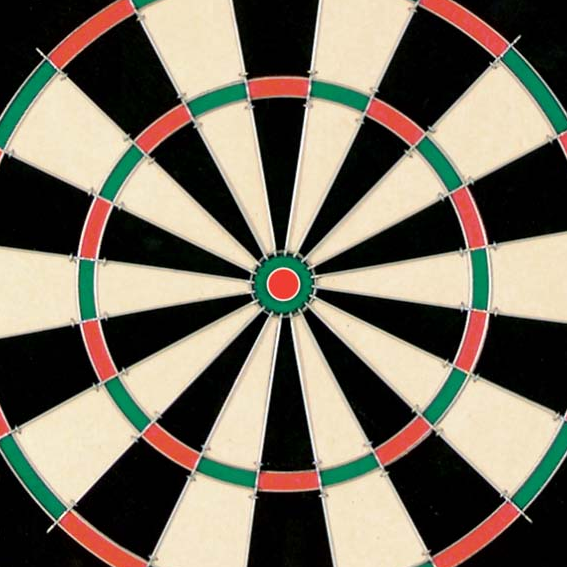
//> input picture materials/dart.bmp, 567 x 567 px
$ ./whoKnows dart.bmp   (built with g++ and OpenCV 4)
//> lines starting //> are read from the running program, lines starting //| are printed output that depends on the picture; after the words box and inside, x2 and y2 are one past the last pixel; in counts of white or black regions, pixels touching at a corner belong together
/////////////////////////////////////////////////////////////////////////////
//
// COMS30121 - face.cpp
//
/////////////////////////////////////////////////////////////////////////////

// header inclusion
#include <stdio.h>
#include "opencv2/objdetect/objdetect.hpp"
#include "opencv2/opencv.hpp"
#include "opencv2/core/core.hpp"
#include "opencv2/highgui/highgui.hpp"
#include "opencv2/imgproc/imgproc.hpp"
#include <iostream>
#include <string.h>
#include <stdio.h>
#include <tuple>

using namespace std;
using namespace cv;

/** Function Headers */
void houghSetup(Mat image, Mat &ang, Mat &mag);
vector<Point> lineMain(Mat image, Mat &ang, Mat &mag, Rect pos);
vector< tuple<int, int, int> > circleMain(Mat &image, Mat &ang, Mat &mag, Rect pos);

vector<Mat> getFrames(Mat image, vector<Rect> det);
bool circRatios(tuple<int,int,int> circs0, tuple<int,int,int> circs1);

int pullNum(const char* name);
bool rectIntersect(Rect r1, Rect r2, int thresh);
vector<Rect> getTruths( int index );
vector<Rect> detectAndDisplay( Mat frame, vector<Rect> gt );
void groundTruthDraw(Mat frame, vector<Rect> gt);
vector<Rect> getGT(const char* name);
//Line Funcs
void conv(cv::Mat &input, Mat kernel, cv::Mat &convOutput);
void grad(Mat &dx, Mat &dy, Mat &mag, Mat &ang);
void houghLine(Mat &mag_thr, Mat &grad_ori, Mat &hspace, int threshold);
void suppressLine(Mat &hspace, double bound,int suppRange, Mat &out);
vector< tuple <double, double, double> > lineHighlight(Mat &hspace, Mat &output);
Point getIntersect(tuple <double, double, double> l1, tuple <double, double, double> l2);
bool inCirc(int centreX, int centreY, int radius, Point p1);
//Circle Funcs
void thresholding(double threshold, Mat &input, Mat &output);
vector< tuple<int, int, int> > suppressCircles(Mat &hspace, double bound, int cols, int rows, int rad, int suppRange, Mat &out);
void houghCircle(Mat &mag_thr, Mat &grad_ori, int radius, Mat &hspace);
void circleHighlight(Mat hough_array, Mat &output, int threshold, int radius);
void houghToMat(Mat hough_array, Mat &output, int radius);

/** Global variables */
String cascade_name = "dartcascade/cascade.xml";
CascadeClassifier cascade;

int maxDistance;

/** @function main */
int main( int argc, const char** argv )
{
       // 1. Read Input Image
	Mat frame = imread(argv[1], CV_LOAD_IMAGE_COLOR);
//> frame is the input picture: 567 rows x 567 cols, CV_8UC3; mean B, G, R 96.6, 111.5, 119.5
	Mat image = frame.clone();
	Mat out = image.clone();

	vector<Rect> gt;

	//Getting correct ground truths for loaded image
	pullNum(argv[1]);
	gt = getGT(argv[1]);
//> gt = 1 Rect (x, y, width, height): [452, 17, 150, 179]
	if (gt.size() == 0) return -1; //Invalid file-name

	// 2. Load the Strong Classifier in a structure called `Cascade'
	if( !cascade.load( cascade_name ) ){ printf("--(!)Error loading\n"); return -1; };

	// 3. Detect Faces and Display Result
	vector<Rect> darts = detectAndDisplay( frame, gt );
	// vector<Mat> frames = getFrames(image, darts);
	// Draw ground truth rectangles on image
	groundTruthDraw(frame, gt);
	// 4. Save Result Image
	// cout << frame.cols << " " << frame.rows << endl;
	imwrite( "dart_detected.jpg", frame );

	Mat mag;
	Mat ang;
	houghSetup(image, ang, mag);
	vector<Mat> frames = getFrames(image, darts);
	vector<Mat> framesMag = getFrames(mag, darts);
	vector<Mat> framesAng = getFrames(ang, darts);
	vector<Rect> accepted;
	vector<Rect> potential;
	vector< tuple<int, int, int> > circs;
	vector<Point> iPoint;
	// tuple<int, int, int> outer;
	// tuple<int, int, int> inner;
	// vector< tuple< tuple<int, int, int>, tuple<int, int, int> > > pairs;
	bool circCount, circLocs, interLocs;
	int min;
	for (int i = 0; i < frames.size(); i++) {
		circs = circleMain(image, framesAng[i], framesMag[i], darts[i]);
		for (int x = 0; x < circs.size(); x++) {
			for (int y = 0; y < circs.size(); y++) {
				cout << circRatios(circs[x], circs[y]) << endl;
				if (circRatios(circs[x], circs[y])) {
					Rect circleRect = Rect(get<1>(circs[y])-get<2>(circs[y]), get<0>(circs[y])-get<2>(circs[y]), 2*get<2>(circs[y]), 2*get<2>(circs[y]));
					circleRect.x += darts[i].x;
					circleRect.y += darts[i].y;
					potential.push_back(circleRect);
					// pairs.push_back(make_tuple(circs[x], circs[y])); //Pairs of circles that fit what we expect from a dartboard
				}
			}
		}
		// [6 lines of commented-out code are left out]

		framesMag = getFrames(mag, potential);
		framesAng = getFrames(ang, potential);
		for (int x = 0; x < potential.size(); x++) {
			iPoint = lineMain(image, framesAng[i], framesMag[i], potential[i]);
			int count = 0;
			// cout << get<0>(inner) << " " << get<2>(inner) << endl;
			for (Point n : iPoint) {
				// cout << i << endl;
				if (inCirc(potential[x].width/2, potential[x].height/2, potential[x].width/2, n)) {
					count++;
				}
			}
			interLocs = (count > 30) && (count < 60);
			cout << interLocs << " " << darts[i] << endl;
			if (interLocs) accepted.push_back(potential[x]);
		}

	}
	// [32 lines of commented-out code are left out]
	for (int i = 0; i < accepted.size(); i++) {
		rectangle(out, Point(accepted[i].x, accepted[i].y), Point(accepted[i].x + accepted[i].width, accepted[i].y + accepted[i].height), Scalar( 255, 0, 0 ), 2);
	}
	imwrite("accepted_frames.jpg", out);
    return 0;
}

void houghSetup(Mat image, Mat &ang, Mat &mag) {
	// CONVERT COLOUR AND SAVE
    Mat gray_image;
    cvtColor( image, gray_image, CV_BGR2GRAY );
    int kSize = 3;
    double myKdx[3][3] = {{-1,0,1},
    					{-2,0,2},
    					{-1,0,1}};
    double myKdy[3][3] = {{-1,-2,-1},
    					{0,0,0},
    					{1,2,1}};
    Mat kerndx(3,3, CV_64F, myKdx);
    Mat kerndy(3,3, CV_64F, myKdy);

    Mat convImdx, dxNonNorm;
    conv(gray_image,kerndx,dxNonNorm);

    Mat convImdy, dyNonNorm;
    conv(gray_image,kerndy,dyNonNorm);

    grad(dxNonNorm, dyNonNorm, mag, ang);
}

// [36 lines left out: function lineMain, not called in this run]


vector< tuple<int, int, int> > circleMain(Mat &image, Mat &ang, Mat &mag, Rect pos) {
	Mat output_mag_norm;
	normalize(mag, output_mag_norm, 0, 255, NORM_MINMAX);
	Mat output_thresholded;
	thresholding(40, output_mag_norm, output_thresholded);
	imwrite( "output_thresholded.jpg", output_thresholded );

	// long ***hspace; //Want to change this to mat all the way through
	int radius = 50;
	int dims[3] = {ang.rows, ang.cols, radius};
	Mat hspace = Mat(3, dims, CV_64F, Scalar(0));
	// zeroHspace(hspace, dims);
	houghCircle(output_thresholded, ang, radius, hspace); //Have create 3d hough mat
	Mat output_hough;
	output_hough.create(ang.size(), ang.type());
	Mat supH;
	vector< tuple<int,int,int> > circs;
	circs = suppressCircles(hspace, 0.7, ang.cols, ang.rows, radius, 15, supH); //Suppress 3d hough mat
	return circs;
	// [16 lines of commented-out code are left out]
}

//
//
//

vector<Mat> getFrames(Mat image, vector<Rect> det) {
	vector<Mat> frames;
	for (int i = 0; i < det.size(); i++) {
		Mat a = image(det[i]);
		frames.push_back(a);
	}
	return frames;
}

bool circRatios(tuple<int,int,int> circs0, tuple<int,int,int> circs1) {
	//circs0 assumed to be inner when checking
	bool yFlag, xFlag, ratioFlag;
	yFlag = (get<0>(circs0) > get<0>(circs1)-5) && (get<0>(circs0) < get<0>(circs1)+5);
	xFlag = (get<1>(circs0) > get<1>(circs1)-5) && (get<1>(circs0) < get<1>(circs1)+5);
	ratioFlag = (get<2>(circs1) <= get<2>(circs0) * 2.5) && (get<2>(circs1) >= get<2>(circs0) * 1.25);
	if (yFlag && xFlag && ratioFlag) {
		return true;
	}
	return false;
}


//
//
//

//Specifc function to pull file number out of files following format xN.jpg where x is a string an N is an integer
int pullNum(const char* name) {
	int num = 0;
	int unit = 1;
	for (int i = strlen(name) - 5; name[i] > 47 && name[i] < 58; i--) {
		num += (name[i] - 48) * unit;
		unit *= 10;
	}
	return num;
}

vector<Rect> getGT(const char* name) {
	int index = pullNum(name);
	if (index < 0 || index > 16) {
		vector<Rect> none(0);
		return none;
	}
	return getTruths(index);
}

bool rectIntersect(Rect r1, Rect r2, double thresh) {
	//Returns a boolean indicating if the area
	//shared by both rectangles is greater than the threshold
	return ((float) (r1 & r2).area()/(r1|r2).area() > thresh);
}

vector<Rect> getTruths(int index) {
	vector< vector<Rect> > gt(16);
	//Adding ground truth location of faces for each image
	gt[0].push_back(Rect(452, 17, 150, 179));
	gt[1].push_back(Rect(193, 134, 201, 191));
	gt[2].push_back(Rect(102, 100, 91, 85));
	gt[3].push_back(Rect(325, 151, 66, 68));
	gt[4].push_back(Rect(175, 90, 210, 209));
	gt[5].push_back(Rect(435, 142, 100, 107));
	gt[6].push_back(Rect(203, 112, 78, 75));
	gt[7].push_back(Rect(248, 163, 160, 163));
	gt[8].push_back(Rect(835, 220, 124, 118));
	gt[8].push_back(Rect(61, 251, 76, 96));
	gt[9].push_back(Rect(195, 38, 248, 248));
	gt[10].push_back(Rect(912, 146, 41, 75));
	gt[10].push_back(Rect(578, 127, 67, 89));
	gt[10].push_back(Rect(91, 103, 103, 115));
	gt[11].push_back(Rect(161, 98, 82, 81));
	gt[11].push_back(Rect(436, 111, 53, 77)); //Maybe too hidden to expect detection
	gt[12].push_back(Rect(154, 72, 66, 146));
	gt[13].push_back(Rect(269, 119, 139, 136));
	gt[14].push_back(Rect(114, 98, 139, 132));
	gt[14].push_back(Rect(982, 95, 135, 125));
	gt[15].push_back(Rect(155, 49, 132, 150));
	return gt[index];
}

void groundTruthDraw(Mat frame, vector<Rect> gt) {
	for (int i = 0; i < gt.size(); i++) {
		rectangle(frame, Point(gt[i].x, gt[i].y), Point(gt[i].x + gt[i].width, gt[i].y + gt[i].height), Scalar( 0, 0, 255 ), 2);
	}
}

/** @function detectAndDisplay */
vector<Rect> detectAndDisplay( Mat frame , vector<Rect> gt)
{
	std::vector<Rect> darts;
	Mat frame_gray;
	int truePos = 0;
	int dartCount = gt.size();
//> dartCount = 1

	// 1. Prepare Image by turning it into Grayscale and normalising lighting
	cvtColor( frame, frame_gray, CV_BGR2GRAY );
	equalizeHist( frame_gray, frame_gray );
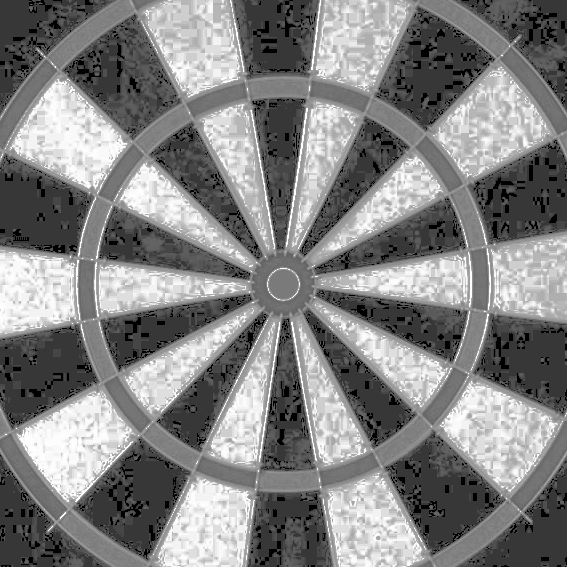
//> frame_gray: 567 rows x 567 cols, CV_8UC1; min 0, max 255, mean 130.4

	// 2. Perform Viola-Jones Object Detection
	cascade.detectMultiScale( frame_gray, darts, 1.1, 1, 0|CV_HAAR_SCALE_IMAGE, Size(50, 50), Size(500,500) );
//> darts = 23 Rects (x, y, width, height), first 8: [182, 19, 58, 58], [20, 10, 60, 60], [103, 54, 54, 54], [62, 112, 52, 52], [279, 147, 55, 55], [60, 191, 56, 56], [378, 397, 59, 59], [61, 398, 61, 61]

       // 3. Print number of Faces found
	std::cout << darts.size() << std::endl;
//| 23

       // 4. Draw box around faces found
	for( int i = 0; i < darts.size(); i++ ) //Exit loop early when all ground truths seen
	{
		bool matchFlag = false;
		rectangle(frame, Point(darts[i].x, darts[i].y), Point(darts[i].x + darts[i].width, darts[i].y + darts[i].height), Scalar( 0, 255, 0 ), 2);
		for (int j = 0; j < gt.size(); j++) {
			if (rectIntersect(darts[i], gt[j], 0.75)) {
				gt.erase(gt.begin() + j);
				matchFlag = true;
				break;
			}
		}
		if (matchFlag) {
			// cout << "Detected face " << i+1 << " " << faces[i] << " closely matches ground truth" << endl;
			truePos++;
		}
		else cout << "Detected face " << i+1 << " " << darts[i]  << "doesn't match a ground truth face" << endl;
	}
//> this loop made 23 passes
//| Detected face 1 [58 x 58 from (182, 19)]doesn't match a ground truth face
//| Detected face 2 [60 x 60 from (20, 10)]doesn't match a ground truth face
//| Detected face 3 [54 x 54 from (103, 54)]doesn't match a ground truth face
//| Detected face 4 [52 x 52 from (62, 112)]doesn't match a ground truth face
//| Detected face 5 [55 x 55 from (279, 147)]doesn't match a ground truth face
//| Detected face 6 [56 x 56 from (60, 191)]doesn't match a ground truth face
//| Detected face 7 [59 x 59 from (378, 397)]doesn't match a ground truth face
//| Detected face 8 [61 x 61 from (61, 398)]doesn't match a ground truth face
//> (output is shown up to pass 8 of 23)
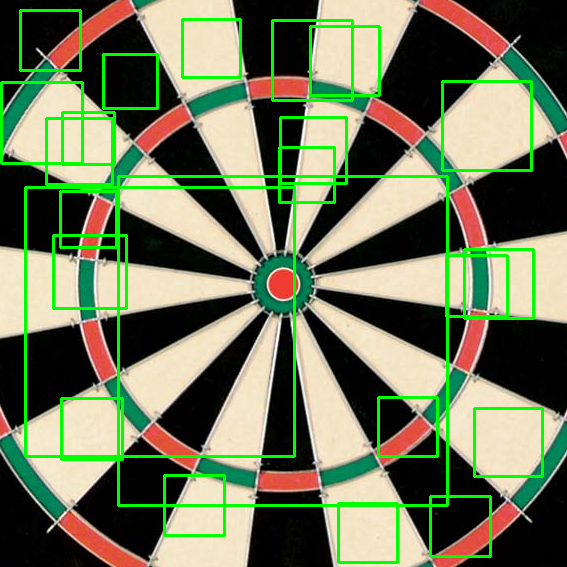
//> frame: 567 rows x 567 cols, CV_8UC3; 7.03% of pixels changed, all inside (x1, y1, x2, y2) = (0, 9, 544, 564)
//> after the loop, truePos = 0
	float precision = (float) truePos/ darts.size(); //ratio of faces found correctly, to faces detected in image
//> precision = 0
	float recall = (dartCount > 0 ? (float) truePos/dartCount : 1); //True positive rate
//> recall = 0
	float f1 = 2 * ((precision * recall) / (precision + recall)); //Measure of accuracy of classifier
//> f1 = nan
	f1 = (f1 != f1) ? 0 : f1; //f1 != f1 is true if f1 is NaN, as long as -ffast-math compiler flag not used
//> f1 = 0
	cout << truePos << " faces out of " << dartCount << " detected correctly." << endl;
//| 0 faces out of 1 detected correctly.
	cout << "True positive rate = " <<  recall << endl;
//| True positive rate = 0
	cout << "F1 score = " << f1 << endl;
//| F1 score = 0
//> the loop in groundTruthDraw, `for (int i = 0; i < gt.size(); i++)` made 1 pass
//> after the loop in groundTruthDraw, `for (int i = 0; i < gt.size(); i++)`:
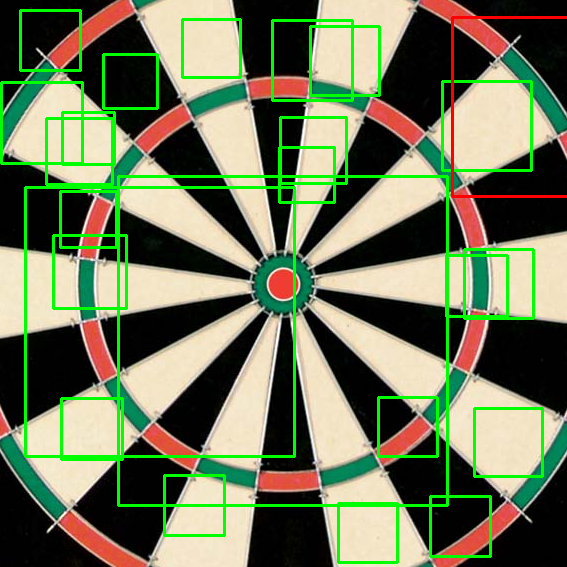
//> frame: 567 rows x 567 cols, CV_8UC3; 0.38% of pixels changed, all inside (x1, y1, x2, y2) = (451, 16, 567, 198)
	return darts;
}

//////////////////
//LINE FUNCTIONS//
//////////////////

void conv(cv::Mat &input, Mat kernel, cv::Mat &output)
{
	// intialise the output using the input
	output.create(input.size(), DataType<double>::type);

	// create the Gaussian kernel in 1D
	// cv::Mat kX = cv::getGaussianKernel(size, -1);
	// cv::Mat kY = cv::getGaussianKernel(size, -1);
	//
	// // make it 2D multiply one by the transpose of the other
	// cv::Mat kernel = kX * kY.t();

	//CREATING A DIFFERENT IMAGE kernel WILL BE NEEDED
	//TO PERFORM OPERATIONS OTHER THAN GUASSIAN BLUR!!!

	// we need to create a padded version of the input
	// or there will be border effects
	int kernelRadiusX = ( kernel.size[0] - 1 ) / 2;
	int kernelRadiusY = ( kernel.size[1] - 1 ) / 2;

       // [6 lines of commented-out code are left out]

	cv::Mat paddedInput;
	cv::copyMakeBorder( input, paddedInput,
		kernelRadiusX, kernelRadiusX, kernelRadiusY, kernelRadiusY,
		cv::BORDER_REPLICATE );


	Mat result(input.rows, input.cols,DataType<double>::type);
	// now we can do the convoltion
	for ( int i = 0; i < input.rows; i++ )
	{
		for( int j = 0; j < input.cols; j++ )
		{
			double sum = 0.0;
			for( int m = -kernelRadiusX; m <= kernelRadiusX; m++ )
			{
				for( int n = -kernelRadiusY; n <= kernelRadiusY; n++ )
				{
					// find the correct indices we are using
					int imagex = i + m + kernelRadiusX;
					int imagey = j + n + kernelRadiusY;
					int kernelx = m + kernelRadiusX;
					int kernely = n + kernelRadiusY;

					// get the values from the padded image and the kernel
					int imageval = ( int ) paddedInput.at<uchar>( imagex, imagey );
					double kernalval = kernel.at<double>( kernelx, kernely );

					// do the multiplication
					sum += imageval * kernalval;
				}
			}
			// set the output value as the sum of the convolution
			output.at<double>(i, j) = sum;
		}
	}
//> after the loop in conv (call 2), `for ( int i = 0; i < input.rows; i++ )`:
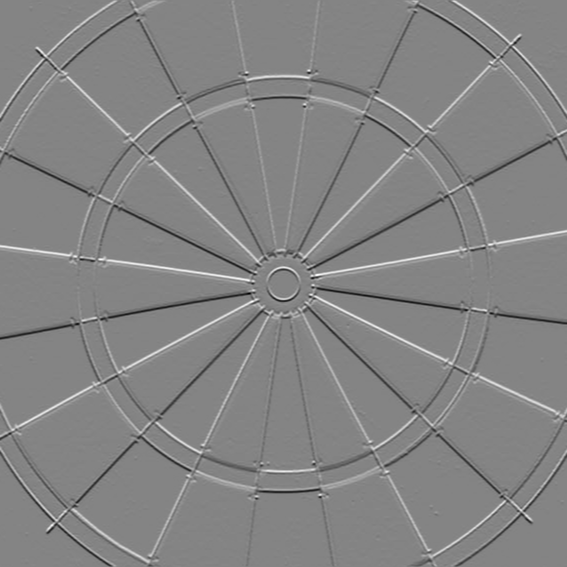
//> output: 567 rows x 567 cols, CV_64FC1; min -855, max 794, mean 0.1; drawn with min black and max white

}

// [99 lines left out: functions inCirc, gradient, getIntersect, lineHighlight, suppressLine, houghLine, not called in this run]


void grad(Mat &dx, Mat &dy, Mat &mag, Mat &ang) {
	mag.create(dx.size(), dx.type());
    ang.create(dx.size(), dx.type());
	Mat magOut;
	magOut.create(dx.size(), CV_64F);
	Mat angOut;
	angOut.create(dx.size(), CV_64F);
	for (int y = 0; y < dx.rows; y++) {
		for (int x = 0; x < dx.cols; x++) {
			magOut.at<double>(y, x) = sqrt(pow(dx.at<double>(y,x),2.0) + pow(dy.at<double>(y,x),2.0));
			angOut.at<double>(y, x) = atan2(dy.at<double>(y,x),dx.at<double>(y,x));
		}
	}
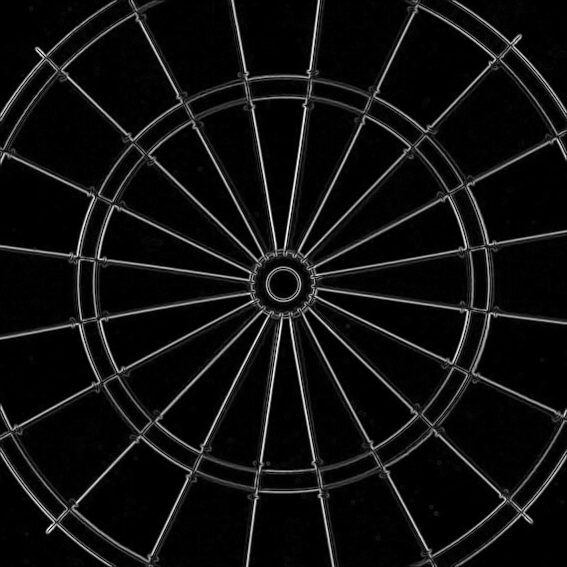
//> magOut: 567 rows x 567 cols, CV_64FC1; min 0, max 992.5, mean 62.1; drawn with min black and max white
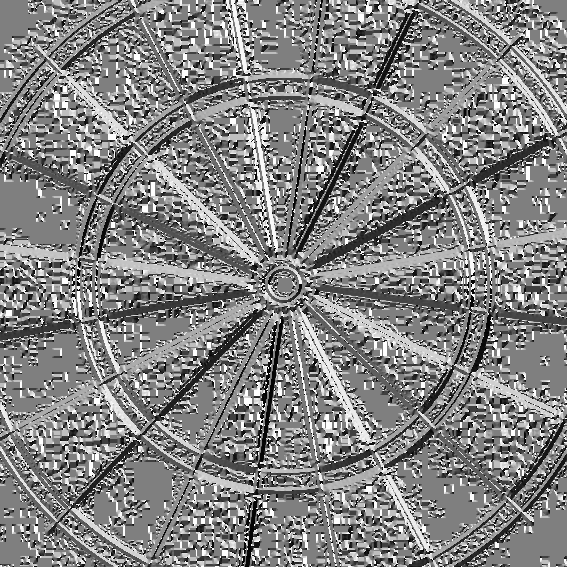
//> angOut: 567 rows x 567 cols, CV_64FC1; min -3.14, max 3.14, mean 0.0948; drawn with min black and max white
//> the loop in getFrames, `for (int i = 0; i < det.size(); i++)` made 23 passes
//> the loop in getFrames (call 2), `for (int i = 0; i < det.size(); i++)` made 23 passes
//> (the run ends here: the program crashes, at `normalize(mag, output_mag_norm, 0, 255, NORM_MINMAX);`)

$ run again, on materials/det_test3.jpg
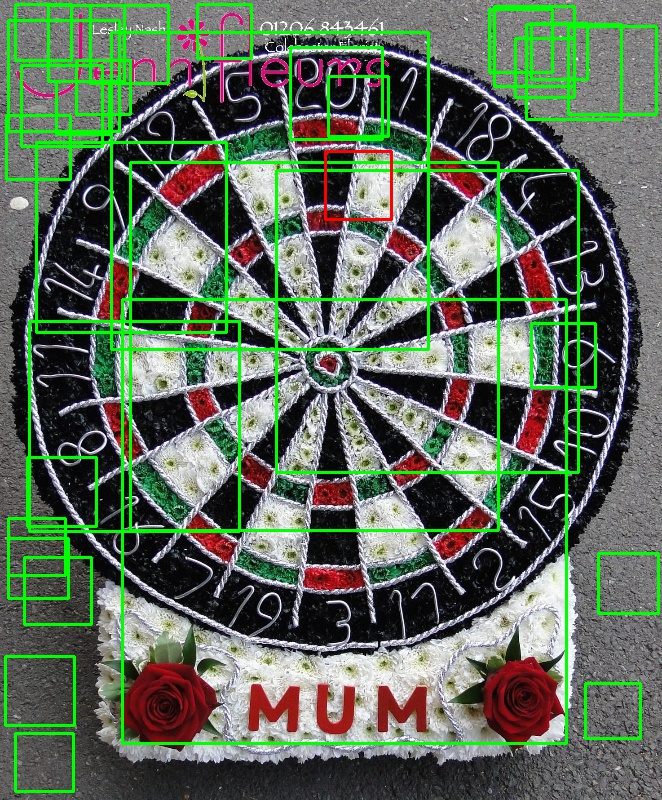
//> input picture materials/det_test3.jpg, 662 x 800 px
//> frame is the input picture: 800 rows x 662 cols, CV_8UC3; mean B, G, R 90.6, 107.5, 93.8
//> gt = 1 Rect (x, y, width, height): [325, 151, 66, 68]
//> dartCount = 1
//> in detectAndDisplay, `cascade.detectMultiScale( frame_gray, darts, 1.1, 1, 0|CV_HAAR_SCALE_I..`: darts = 37 Rects (x, y, width, height), first 8: [26, 8, 52, 52], [466, 11, 54, 54], [27, 36, 53, 53], [537, 41, 60, 60], [363, 151, 59, 59], [574, 566, 60, 60], [599, 646, 54, 54], [52, 731, 53, 53]
//| 37
//> the loop in detectAndDisplay, `for( int i = 0; i < darts.size(); i++ )` made 37 passes
//| Detected face 1 [52 x 52 from (26, 8)]doesn't match a ground truth face
//| Detected face 2 [54 x 54 from (466, 11)]doesn't match a ground truth face
//| Detected face 3 [53 x 53 from (27, 36)]doesn't match a ground truth face
//| Detected face 4 [60 x 60 from (537, 41)]doesn't match a ground truth face
//| Detected face 5 [59 x 59 from (363, 151)]doesn't match a ground truth face
//> (output is shown up to pass 5 of 37)
//> after the loop in detectAndDisplay, `for( int i = 0; i < darts.size(); i++ )`:
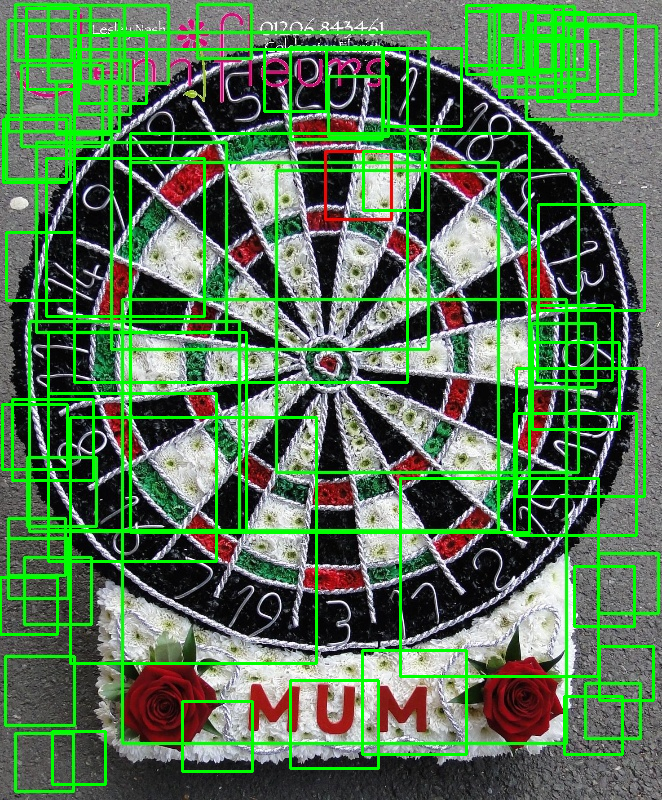
//> frame: 800 rows x 662 cols, CV_8UC3; 8.17% of pixels changed, all inside (x1, y1, x2, y2) = (0, 4, 655, 786)
//> after the loop in detectAndDisplay, `for( int i = 0; i < darts.size(); i++ )`: truePos = 0
//> in detectAndDisplay, `float f1 = 2 * ((precision * recall) / (precision + recall));`: f1 = nan
//> in detectAndDisplay, `f1 = (f1 != f1) ? 0 : f1;`: f1 = 0
//| 0 faces out of 1 detected correctly.
//| True positive rate = 0
//| F1 score = 0
//> the loop in groundTruthDraw, `for (int i = 0; i < gt.size(); i++)` made 1 pass
//> the loop in getFrames, `for (int i = 0; i < det.size(); i++)` made 37 passes
//> the loop in getFrames (call 2), `for (int i = 0; i < det.size(); i++)` made 37 passes
